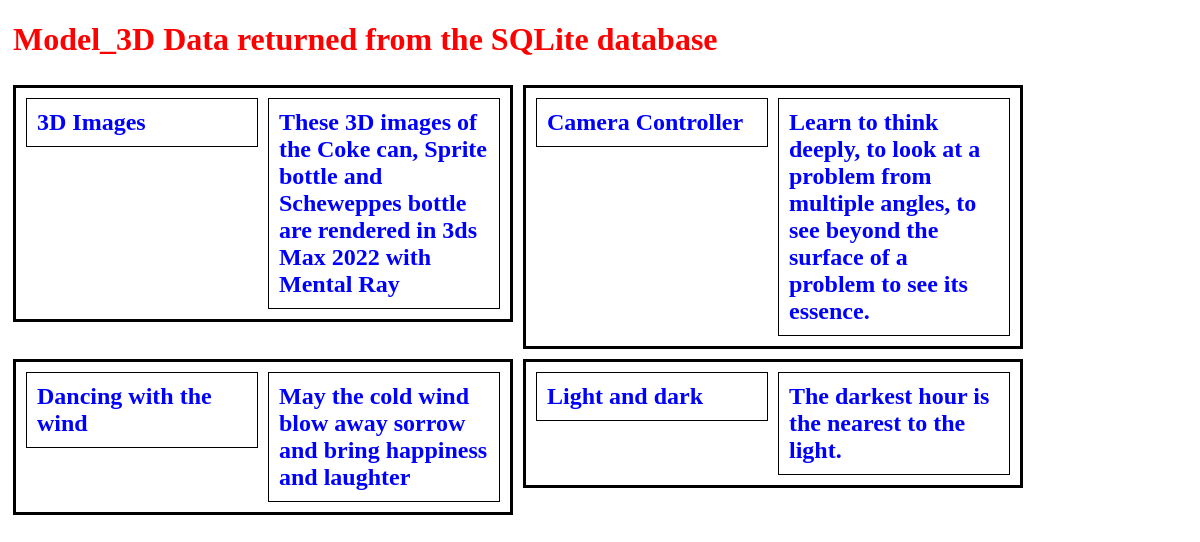
The app's page /index.php/apigetdata3 with its own data.
### tables this page shows
CREATE TABLE contro (Id INTEGER PRIMARY KEY, controTitle TEXT, controDesc TEXT);

### application/view/load.php (called while the page is built, shortened)
<?php
class Load {
	function view($file_name, $data = null)
	{
		include $file_name . '.php';
	}
}
?>

### application/controller/controller.php (called while the page is built, shortened)
<?php
class Controller {
	public $load;
	public $model;
	function __construct($pageURI = null)
	{
		$this->load = new Load();
		$this->model = new Model();
		$this->$pageURI();
	}
	function apiGetData3()
	{
		$data = $this->model->dbGetData3();
		$this->load->view('view3DAppData', $data);
	}
}
?>

### application/mvc.php (called while the page is built)
<?php
require 'view/load.php';
require 'model/model.php';
require 'controller/controller.php';
$pageURI =$_SERVER['REQUEST_URI'];
$pageURI =substr($pageURI,strrpos($pageURI,'index.php')+10);
	if (!$pageURI)
		new Controller('home');
	else
		new Controller($pageURI);
?>

### index.php (called while the page is built, shortened)
<?php
require 'application/mvc.php';
?>

### application/model/model.php (called while the page is built, shortened)
<?php
class Model {
	public $dbhandle;
	public function __construct()
	{
		$dsn = 'sqlite:./db/data.db';
		try {
			$this->dbhandle = new PDO($dsn, 'user', 'password', array(
    													PDO::ATTR_ERRMODE => PDO::ERRMODE_EXCEPTION,
    													PDO::ATTR_EMULATE_PREPARES => false,
														));
		}
		catch (PDOEXception $e) {
			echo "I'm sorry, Martin. I'm afraid I can't connect to the database!";
        	print new Exception($e->getMessage());
    	}
	}
		public function dbGetData3(){
			try{
				$sql = 'SELECT * FROM contro';
				$stmt = $this->dbhandle->query($sql);
				$result = null;
				$i=-0;
				while ($data = $stmt->fetch()) {
					$result[$i]['controTitle'] = $data['controTitle'];
					$result[$i]['controDesc'] = $data['controDesc'];
					$i++;
				}
			}
			catch (PDOEXception $e) {
				print new Exception($e->getMessage());
			}
			$this->dbhandle = NULL;
			return $result;
		}
}

### application/view/view3DAppData.php (the view, shortened to what this page needs)
<!DOCTYPE html>
<html lang="en">
<head>
</head>
<body>
	<h1>Model_3D Data returned from the SQLite database </h1>
    	<?php for ($i=0; $i <count ($data); $i++){ ?>
            <div class="boxModel">
                <div class="boxText">
                    <h2><?php echo $data[$i]['controTitle'] ?></h2>
                </div>
                <div class="boxText">
                    <h2><?php echo $data[$i]['controDesc'] ?></h2>
                </div>
            </div>
    	<?php } ?>
</body>
</html>

### application/view/view3DAppData.php (style rules this page uses)
h1 { color:red; margin-left: 5px; }
h2 { color:blue; margin: 5px; }
.boxModel { border: 3px solid rgba(0, 1, 0, 1.0); padding: 5px; float: left; margin: 5px; width: auto; height: auto; }
.boxText { border: 1px solid rgba(1, 0, 0, 1.0); padding: 5px; float: left; margin: 5px; width: 220px; height: auto; }

### records on screen
contro: controTitle "3D Images", controDesc "These 3D images of the Coke can, Sprite bottle and Scheweppes bottle are rendered in 3ds Max 2022 with Mental Ray"
contro: controTitle "Camera Controller", controDesc "Learn to think deeply, to look at a problem from multiple angles, to see beyond the surface of a problem to see its essence."
contro: controTitle "Dancing with the wind", controDesc "May the cold wind blow away sorrow and bring happiness and laughter"
contro: controTitle "Light and dark", controDesc "The darkest hour is the nearest to the light."
